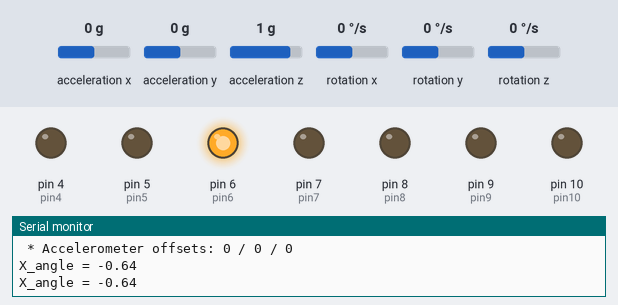
Bench run of a sketch on a simulated Arduino Uno, built with avr-gcc and run on an emulated ATmega328P. On the bench: output pins drawn as LEDs (lit = HIGH), the last lines printed to the serial monitor. The inputs (shaded band) are chosen by the test bench; at power-on: acceleration x 0 g, acceleration y 0 g, acceleration z 1 g, rotation x 0 °/s, rotation y 0 °/s, rotation z 0 °/s.

Above: at 1.2 s.
1.3 s: acceleration x set to -0.2 g
At 3.2 s:
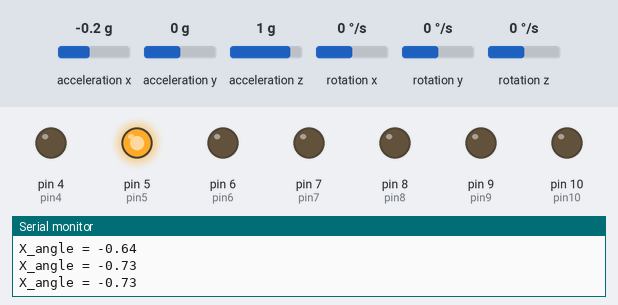
3.5 s: acceleration x set to 1.4 g
At 5.1 s:
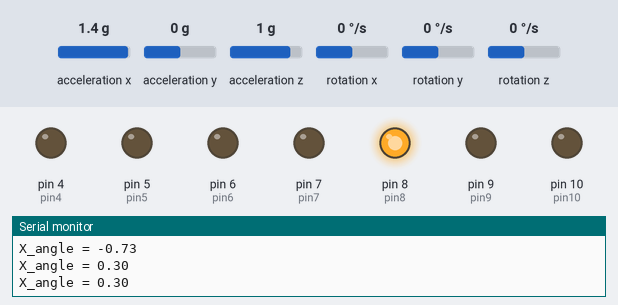
5.5 s: acceleration x set to 1.2 g
7.2 s: acceleration x set to 0.9 g
At 8.8 s:
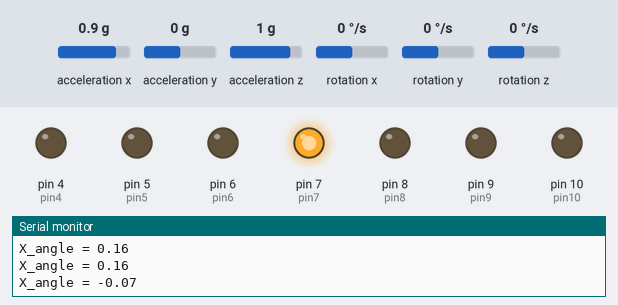
9.5 s: acceleration x set to -0.8 g
At 10.7 s:
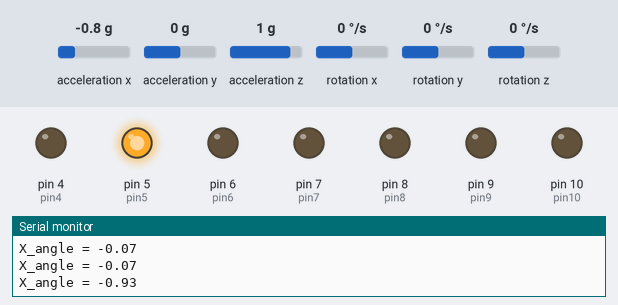
Timing chart, 0 to 12.5 s (numbered marks = the images above; inputs shaded):
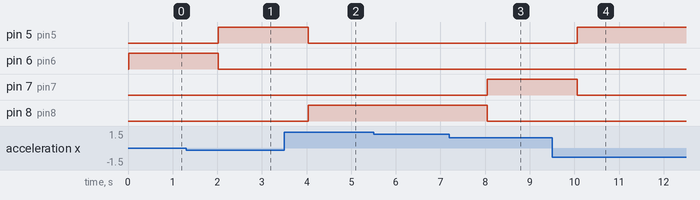

The sketch:

3axisAccel.ino
```cpp
/*
    MPU6050 Triple Axis Gyroscope & Accelerometer. Simple Accelerometer Example.
    Read more: http://www.jarzebski.pl/arduino/czujniki-i-sensory/3-osiowy-zyroskop-i-akcelerometr-mpu6050.html
    GIT: https://github.com/jarzebski/Arduino-MPU6050
    Web: http://www.jarzebski.pl
    (c) 2014 by Korneliusz Jarzebski
*/

int pin4 = 4; // LED Pins -> Far Left
int pin5 = 5;
int pin6 = 6;
int pin7 = 7; // LED Pins -> Center
int pin8 = 8;
int pin9 = 9;
int pin10 = 10; // LED Pins -> Far Right

#include <Wire.h>
#include <MPU6050.h>

MPU6050 mpu;

void setup()
{
  pinMode(pin4,OUTPUT); // define digital pin as output
  pinMode(pin5,OUTPUT);
  pinMode(pin6,OUTPUT);
  pinMode(pin7,OUTPUT);
  pinMode(pin8,OUTPUT);
  pinMode(pin9,OUTPUT);
  pinMode(pin10,OUTPUT);

  digitalWrite(pin4,LOW); // initialize LEDs to be llow
  digitalWrite(pin5,LOW);
  digitalWrite(pin6,LOW);
  digitalWrite(pin7,LOW);
  digitalWrite(pin8,LOW);
  digitalWrite(pin9,LOW);
  digitalWrite(pin10,LOW);

  Serial.begin(115200);

  Serial.println("Initialize MPU6050");

  while(!mpu.begin(MPU6050_SCALE_2000DPS, MPU6050_RANGE_2G))
  {
    Serial.println("Could not find a valid MPU6050 sensor, check wiring!");
    delay(500);
  }

  // If you want, you can set accelerometer offsets
  // mpu.setAccelOffsetX();
  // mpu.setAccelOffsetY();
  // mpu.setAccelOffsetZ();

  checkSettings();
}

void checkSettings()
{
  Serial.println();

  Serial.print(" * Sleep Mode:            ");
  Serial.println(mpu.getSleepEnabled() ? "Enabled" : "Disabled");

  Serial.print(" * Clock Source:          ");
  switch(mpu.getClockSource())
  {
    case MPU6050_CLOCK_KEEP_RESET:     Serial.println("Stops the clock and keeps the timing generator in reset"); break;
    case MPU6050_CLOCK_EXTERNAL_19MHZ: Serial.println("PLL with external 19.2MHz reference"); break;
    case MPU6050_CLOCK_EXTERNAL_32KHZ: Serial.println("PLL with external 32.768kHz reference"); break;
    case MPU6050_CLOCK_PLL_ZGYRO:      Serial.println("PLL with Z axis gyroscope reference"); break;
    case MPU6050_CLOCK_PLL_YGYRO:      Serial.println("PLL with Y axis gyroscope reference"); break;
    case MPU6050_CLOCK_PLL_XGYRO:      Serial.println("PLL with X axis gyroscope reference"); break;
    case MPU6050_CLOCK_INTERNAL_8MHZ:  Serial.println("Internal 8MHz oscillator"); break;
  }

  Serial.print(" * Accelerometer:         ");
  switch(mpu.getRange())
  {
    case MPU6050_RANGE_16G:            Serial.println("+/- 16 g"); break;
    case MPU6050_RANGE_8G:             Serial.println("+/- 8 g"); break;
    case MPU6050_RANGE_4G:             Serial.println("+/- 4 g"); break;
    case MPU6050_RANGE_2G:             Serial.println("+/- 2 g"); break;
  }

  Serial.print(" * Accelerometer offsets: ");
  Serial.print(mpu.getAccelOffsetX());
  Serial.print(" / ");
  Serial.print(mpu.getAccelOffsetY());
  Serial.print(" / ");
  Serial.println(mpu.getAccelOffsetZ());

  Serial.println();
}

float calc_xy_angles(float x, float y, float z){
   // Using x y and z from accelerometer, calculate x and y angles
   float x_val, y_val, z_val, result;
   unsigned short x2, y2, z2; //24 bit

   // Lets get the deviations from our baseline
   x_val = x-9.70;
   y_val = y-1.14;
   z_val = z+3.20;

   // Work out the squares
   x2 = (unsigned short)(x_val*x_val);
   y2 = (unsigned short)(y_val*y_val);
   z2 = (unsigned short)(z_val*z_val);

   //X Axis
   result=sqrt(y2+z2);
   result=x_val/result;
   float accel_angle_x = atan(result);

   return accel_angle_x;

   /*//Y Axis
   result=sqrt(x2+z2);
   result=y_val/result;
   accel_angle_y = atan(result);
   */
}

void loop()
{
  Vector rawAccel = mpu.readRawAccel();
  Vector normAccel = mpu.readNormalizeAccel();
  /*
  Serial.print(" Xraw = ");
  Serial.print(rawAccel.XAxis);
  Serial.print(" Yraw = ");
  Serial.print(rawAccel.YAxis);
  Serial.print(" Zraw = ");
  Serial.println(rawAccel.ZAxis);
  */

  /*Serial.print(" Xnorm = ");
  Serial.print(normAccel.XAxis);
  Serial.print(" Ynorm = ");
  Serial.print(normAccel.YAxis);
  Serial.print(" Znorm = ");
  Serial.println(normAccel.ZAxis);
  */

  float maxAccel = 19.6;
  float twoThirds = 19.6 * (2/3);
  float oneThird = 19.6 * (1/3);
  float center = 9.70;
  float X_accel = normAccel.XAxis;
  float Y_accel = normAccel.YAxis;
  float Z_accel = normAccel.ZAxis;

  float X_angle = calc_xy_angles(X_accel,Y_accel,Z_accel);
  Serial.print("X_angle = ");
  Serial.println(X_angle);
  if ( X_accel >= maxAccel){
    digitalWrite(pin4,LOW);
    digitalWrite(pin5,LOW);
    digitalWrite(pin6,LOW);
    digitalWrite(pin7,LOW);
    digitalWrite(pin8,LOW);
    digitalWrite(pin9,LOW);
    digitalWrite(pin10,HIGH);
  }
  else if ( X_accel < maxAccel &&  X_accel >= 16.3){
    digitalWrite(pin4,LOW);
    digitalWrite(pin5,LOW);
    digitalWrite(pin6,LOW);
    digitalWrite(pin7,LOW);
    digitalWrite(pin8,LOW);
    digitalWrite(pin9,HIGH);
    digitalWrite(pin10,LOW);
  }
  else if ( X_accel < 16.3 &&  X_accel >= 13){
    digitalWrite(pin4,LOW);
    digitalWrite(pin5,LOW);
    digitalWrite(pin6,LOW);
    digitalWrite(pin7,LOW);
    digitalWrite(pin8,HIGH);
    digitalWrite(pin9,LOW);
    digitalWrite(pin10,LOW);
  }
  else if ( X_accel < 9.9 &&  X_accel >= 8.0){
    digitalWrite(pin4,LOW);
    digitalWrite(pin5,LOW);
    digitalWrite(pin6,LOW);
    digitalWrite(pin7,HIGH);
    digitalWrite(pin8,LOW);
    digitalWrite(pin9,LOW);
    digitalWrite(pin10,LOW);
  }
  else if ( X_accel < 8.0 &&  X_accel >= 0){
    digitalWrite(pin4,LOW);
    digitalWrite(pin5,LOW);
    digitalWrite(pin6,HIGH);
    digitalWrite(pin7,LOW);
    digitalWrite(pin8,LOW);
    digitalWrite(pin9,LOW);
    digitalWrite(pin10,LOW);
  }
  else if ( X_accel < 0 &&  X_accel >= -10){
    digitalWrite(pin4,LOW);
    digitalWrite(pin5,HIGH);
    digitalWrite(pin6,LOW);
    digitalWrite(pin7,LOW);
    digitalWrite(pin8,LOW);
    digitalWrite(pin9,LOW);
    digitalWrite(pin10,LOW);
  }
  else if ( X_accel <= -maxAccel){
    digitalWrite(pin4,HIGH);
    digitalWrite(pin5,LOW);
    digitalWrite(pin6,LOW);
    digitalWrite(pin7,LOW);
    digitalWrite(pin8,LOW);
    digitalWrite(pin9,LOW);
    digitalWrite(pin10,LOW);
  }


  delay(1000);
}
```

Measured:
- the behaviour switches between 0 and -0.1 g on acceleration x (found by bisection; images 0 and 1)
- the behaviour switches between 1.1 and 1 g on acceleration x (found by bisection; images 2 and 3)
- after the input at 1.3 s, pin 5 (pin5): LOW → HIGH after 0.72 s; pin 6 (pin6): HIGH → LOW after 0.72 s
- after the input at 3.5 s, pin 5 (pin5): HIGH → LOW after 0.53 s; pin 8 (pin8): LOW → HIGH after 0.53 s
- after the input at 7.2 s, pin 7 (pin7): LOW → HIGH after 0.85 s; pin 8 (pin8): HIGH → LOW after 0.85 s
- after the input at 9.5 s, pin 5 (pin5): LOW → HIGH after 0.56 s; pin 7 (pin7): HIGH → LOW after 0.56 s
